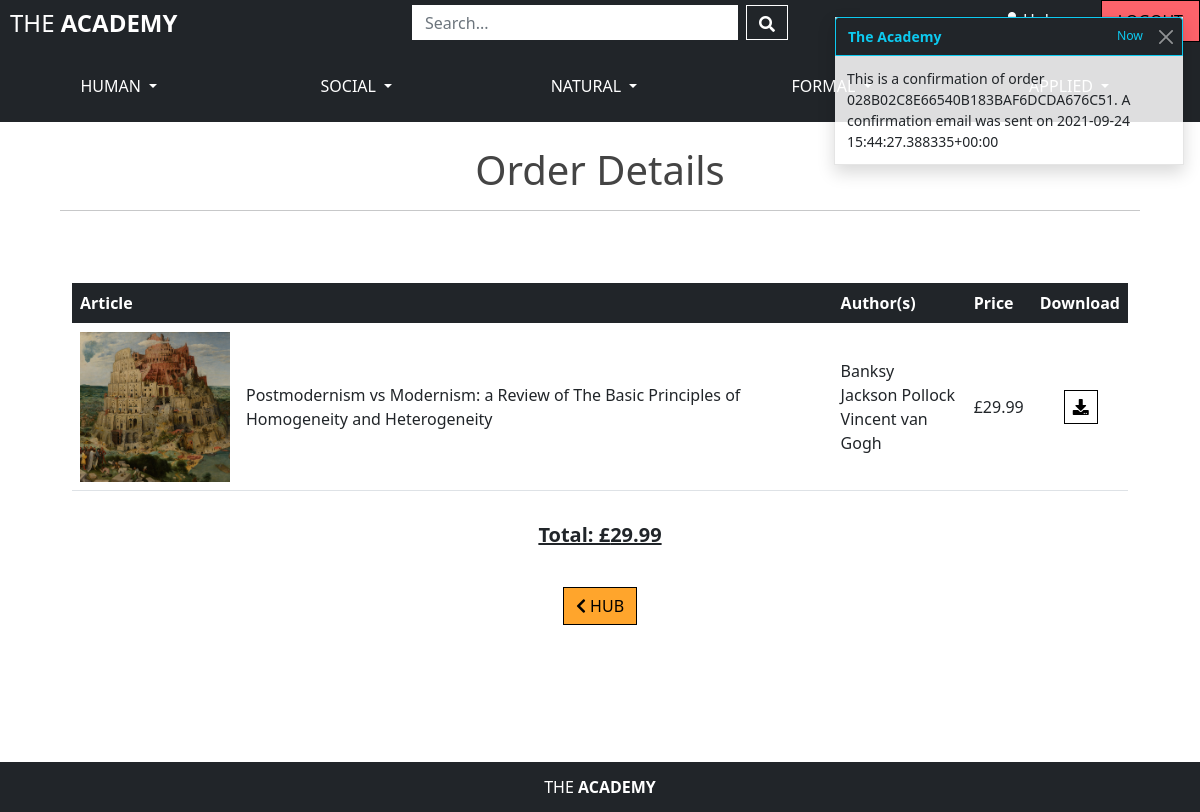
Screenshot of /academics/order_history/028B02C8E66540B183BAF6DCDA676C51 (signed in) with the database file from the repository.
### articles/models.py (models this page shows, shortened)
class Article(models.Model):
    proposal = models.BooleanField(default=False)
    title = models.CharField(max_length=200)
    authors = models.ManyToManyField(Academic)  # ['Einstein', 'Tesla', etc.]
    subjects = models.ManyToManyField(Subject)  # ['history', 'maths', etc.]
    article = models.FileField(upload_to='uploads/')  # Article itself
    date = models.DateField()
    summary = models.TextField()
    rating = models.DecimalField(max_digits=2, decimal_places=1,
                                 null=True, blank=True)
    price = models.DecimalField(max_digits=6, decimal_places=2)
    image = models.ImageField(default='noimage.jpeg', blank=True)
    stakers = models.DecimalField(max_digits=6, decimal_places=0, default=0,
                                  null=True, blank=True)
    class Meta:
        ordering = ['title']

### academics/models.py (models this page shows)
class Academic(models.Model):
    user = models.OneToOneField(User, on_delete=models.CASCADE,
                                related_name='academic', null=True)
    name = models.CharField(max_length=70)
    username = models.CharField(max_length=15)
    default_email = models.EmailField(max_length=254, blank=True)
    default_phone_number = models.CharField(max_length=20, blank=True)
    default_street_address1 = models.CharField(max_length=80, blank=True)
    default_street_address2 = models.CharField(max_length=80, blank=True)
    default_town_or_city = models.CharField(max_length=40, blank=True)
    default_county = models.CharField(max_length=80, blank=True)
    default_postcode = models.CharField(max_length=20, blank=True)
    default_country = CountryField(blank_label='Country', blank=True)
    about = models.TextField()
    level = models.DecimalField(max_digits=4, decimal_places=1, null=True,
                                blank=True)
    image = models.ImageField(default='noimage.jpeg',
                              blank=True)
    following = models.ManyToManyField('self', symmetrical=False, blank=True)
    class Meta:
        ordering = ['name']
    def __str__(self):
        return self.name

### checkout/models.py (models this page shows, shortened)
class Order(models.Model):
    academic = models.ForeignKey(Academic, on_delete=models.SET_NULL,
                                 null=True, blank=True,
                                 related_name='orders')
    order_number = models.CharField(max_length=32, null=False, editable=False)
    date = models.DateTimeField(auto_now_add=True)
    full_name = models.CharField(max_length=50, null=False, blank=False)
    email = models.EmailField(max_length=254, null=False, blank=False)
    phone_number = models.CharField(max_length=20, null=False, blank=False)
    country = CountryField(blank_label='Country *', null=False, blank=False)
    postcode = models.CharField(max_length=20, blank=True)
    town_or_city = models.CharField(max_length=40, null=False, blank=False)
    street_address1 = models.CharField(max_length=80, null=False, blank=False)
    street_address2 = models.CharField(max_length=80, blank=True)
    county = models.CharField(max_length=80, blank=True)
    order_items = models.ManyToManyField(Article)
    order_total = models.DecimalField(max_digits=10, decimal_places=2,
                                      null=False, default=0)
    original_bag = models.TextField(null=False, blank=False, default='')
    stripe_pid = models.CharField(max_length=254, null=False, blank=False,
                                  default='')

### academics/views.py (the view)
# urls.py: path('order_history/<order_number>', views.order_history, name='order_history'),
def order_history(request, order_number):
    order = get_object_or_404(Order, order_number=order_number)
    academic = Academic.objects.get(user=request.user)
    messages.info(request, f'This is a confirmation of order {order_number}. \
                  A confirmation email was sent on {order.date}')
    template = 'checkout/checkout_success.html'
    context = {
        'order': order,
        'from_profile': True,  # To tailor return button
        'academic': academic,
    }
    return render(request, template, context)

### bag/contexts.py (called while the page is built, shortened)
def bag_contents(request):
    bag_articles = []
    bag_total = 0
    article_count = 0
    bag = request.session.get('bag', {})
    context = {
        'bag_articles': bag_articles,
        'bag_total': bag_total,
        'article_count': article_count,
    }
    return context

### checkout/templates/checkout/checkout_success.html (shortened to what this page needs)
{% extends "base.html" %}
{% load static %}
{% block content %}
    <div id="main-content" class="container">
        <div class="row">
            {% if from_profile %}
                <h1 id="header" class="text-center mt-4">Order Details</h1>
            {% else %}
                <h1 id="header" class="text-center mt-4">Success!</h1>
            {% endif %}
            <hr class="mt-2 mb-5">
            <div id="responsive-table-box" class="table-responsive mt-4">
                <table id="responsive-table" class="table">
                    <thead class="table-dark">
                        <tr>
                            <th scope="col" colspan="4">Article</th>
                            <th scope="col" colspan="1"></th>
                            <th scope="col" colspan="2">Author(s)</th>
                            <th scope="col" colspan="2">Price</th>
                            <th scope="col">Download</th>
                        </tr>
                    </thead>
                    <tbody>
                        {% for article in order.order_items.all %}
                            <tr>
                                <td colspan="1">
                                    <a class="article-img" href="{{ article.image.url }}" target="_blank">
                                        <img class="bag-img" src="{{ article.image.url }}"  alt="{{ article.image.name }}">
                                    </a>
                                </td>
                                <td colspan="4" class="align-middle">{{ article.title }}</td>
                                <td colspan="2" class="align-middle">{% for author in article.authors.all %}{% if not forloop.counter == 1 %}<br>{% endif %}{{ author }}{% endfor %}</td>
                                <td colspan="2" class="align-middle">£{{ article.price }}</td>
                                <td class="align-middle">
                                    <a class="btn btn-white ms-4 px-2 py-1" href="{{ article.article }}" download>
                                    <i class="fas fa-download"></i>
                                </a></td>
                            </tr>
                        {% endfor %}
                    </tbody>
                </table>
            </div>
            <div class="text-center py-3">
                <h5 class="underline"><strong>Total: £{{ order.order_total|floatformat:2 }}</strong></h5>
            </div>
            {% if from_profile %}
                <div class="text-center my-3">
                    <a class="btn btn-orange" href="{% url 'academic_profile' academic.id %}">
                        <i class="fas fa-chevron-left"></i>
                        HUB
                    </a>
                </div>
            {% endif %}
            </div>
        </div>
    </div>
{% endblock %}

### static/css/base.css (style rules this page uses)
:root { --orange-peel: #ffa52c; --medium-aquamarine: #35db95; --fiery-rose: #fd636b; --maya-blue: #63bafd; --black-border: 1px solid black; --square-border: 0px; }
.btn { border: var(--black-border); border-radius: var(--square-border); text-transform: uppercase; }
.btn-orange, .btn-orange:hover { background-color: var(--orange-peel); color: black; }
.btn-white, .btn-white:hover { background-color: white; color: black; }
a:not(.dropdown-item):not(.article-img):not(.profile-img), .btn { display: inline-block; transition: transform 0.2s ease-in-out; }
.underline { text-decoration: underline; }
#header { color: #444444; }
#main-content { min-height: 80vh; max-width: 90%; }
#responsive-table-box { max-height: 400px; overflow-y: auto; }
#responsive-table { min-width: 800px; }
.bag-img { width: 150px; height: 150px; object-fit: cover; }

### rows the page displays
Article: image (picture), title "Postmodernism vs Modernism: a Review of The Basic Principles of Homogeneity and Heterogeneity", price "29.99"
Academic: name "Banksy"
Academic: name "Jackson Pollock"
Academic: name "Vincent van Gogh"
Order: order_total "29.99"

### other values shown
{{ message }} "This is a confirmation of order 028B02C8E66540B183BAF6DCDA676C51. A confirmation email was sent on 2021-09-24 15:44:27.388335+00:00"
